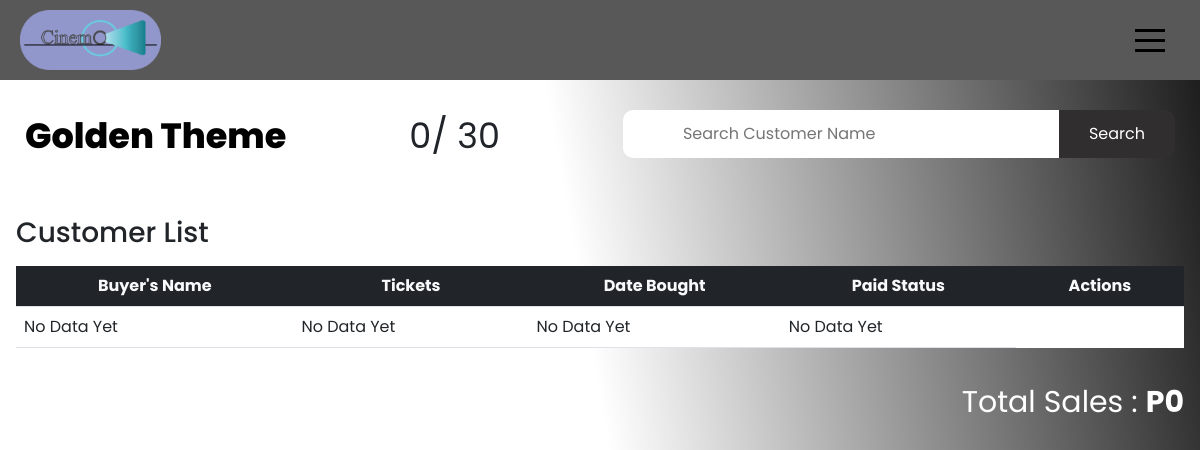
/admin/play.php?request=33 (signed in), run on the app's committed database.
### tables this page shows
CREATE TABLE `theatre_tbl` (
  `play_id` int(255) NOT NULL,
  `play_title` text NOT NULL,
  `play_price` int(255) NOT NULL,
  `play_date` date NOT NULL,
  `play_time` time NOT NULL,
  `play_tickets` int(255) NOT NULL,
  `ticket_total` int(255) NOT NULL
);

### admin/play.php (the view, shortened to what this page needs)
<?php
$conn = mysqli_connect("localhost", "root", "", "tts_db");
?>
<!DOCTYPE html>
<html>
<head>
	<link rel="stylesheet" href="css/play.css">
	<link href="https://cdn.jsdelivr.net/npm/bootstrap@5.2.0-beta1/dist/css/bootstrap.min.css" rel="stylesheet">
	<link rel="stylesheet" href="https://cdnjs.cloudflare.com/ajax/libs/font-awesome/5.15.3/css/all.min.css"/>
	<link rel="stylesheet" href="https://cdnjs.cloudflare.com/ajax/libs/font-awesome/4.7.0/css/font-awesome.min.css">
</head>
<body>
<section class="nav">
	<div class="navigation">
		<div class="image">
		<a href="dashboard.php"><img src="./images/logo.png"></a>
		</div>
		<div class="menubar">
			<div class="box">
			</div>
			<div class="menutoggle">
			</div>
		</div>
	</div>
</section>
<section class="bgd" style="padding-top: 110px;">
	<div class="background">
		<div class="title">
				<p class="dashboardtitle"><?php
					$req=$_GET['request'];
					$s="SELECT * FROM theatre_tbl where play_id='$req'";
					$q=mysqli_query($conn,$s);
					$r=mysqli_fetch_array($q);
					echo $r['play_title'];
			?></p>
		</div>
		<div class="ticketstatus">
			<p>
				<?php echo $r['play_tickets'];?>/
				<?php echo $r['ticket_total'];?>
			</p>
		</div>
		<div class="search-button">
			<form  method="POST"class="example">
					<div class="input-group">
						<input type="text" placeholder="Search Customer Name" name="search" id="custSearch" autocomplete="off">
					</div>
					<div class="input-group">
						<button name= "submit" type="submit" id="button" >Search</button>
					</div>
			</form>
		</div>
	</div>
</section>
<div class="history p-3" id="history">
        <h3 class="pb-2">Customer List</h3>
        <div class="table-responsive" id="no-more-tables">
            <table class="table bg-white">
                <thead class="bg-dark text-light">
                    <tr style="text-align: center;">
						<th>Buyer's Name</th>
						<th>Tickets</th>
						<th>Date Bought</th>
						<th>Paid Status</th>
						<th>Actions</th>
                    </tr>
                </thead>
                <tbody>
				<?php
			 if(isset($_POST['submit']))
				{
					$id = $_POST['search'];
					$sq= "SELECT * from booked_tbl where play_id='$req' && CONCAT (cust_name) like '%".$id."%'" ;
					$search_result=filterTable($sq);
					if(mysqli_num_rows($search_result) > 0)
    				{
      					while ($row = mysqli_fetch_array($search_result))
      					{
							$new_date = date('F d, Y', strtotime($row["cust_date"]));
							if($row['cust_status']==1)
							{
								echo
									'<tr style="text-align: center;">
										<td>'.$row["cust_name"].'</td>
										<td>'.$row["cust_totalTickets"].'</td>
										<td>'.$new_date.'</td>
										<td>Paid</td>
										<td>
											<button class="btn btn-secondary w-50" disabled>Paid</button>
										</td>
									</tr>';
							}else{
								echo
									'<tr style="text-align: center;">
										<td>'.$row["cust_name"].'</td>
										<td>'.$row["cust_totalTickets"].'</td>
										<td>N/A</td>
										<td>Unpaid</td>
										<td>
										<a href="update.php?id='.$row['cust_id'].'&req='.$req.'"><button class="btn btn-primary w-25">Paid</button></a>
										<a href="delete-cust.php?id='.$row['cust_id'].'&req='.$req.'"><button class="btn btn-danger w-25">Delete</button></a>
										</td>
									</tr> ';
							}
						}
						echo "</table>";
					}else{
						echo
						"<tr>
							<td>No Result</td>
							<td>No Result</td>
							<td>No Result</td>
							<td>No Result</td>
						</tr>";
					}
					mysqli_free_result($search_result);
				} else {
   					$sq="SELECT * FROM booked_tbl where play_id='$req' limit ".$r['ticket_total']."";
    				$search_result = filterTable($sq);
      				if(mysqli_num_rows($search_result) > 0){
      					while ($row = mysqli_fetch_array($search_result))
      					{
						$new_date = date('F d, Y', strtotime($row["cust_date"]));
						if($row['cust_status']==1)
							{
								echo
									'<tr  style="text-align: center;">
										<td>'.$row["cust_name"].'</td>
										<td>'.$row["cust_totalTickets"].'</td>
										<td>'.$new_date.'</td>
										<td>Paid</td>
										<td>
											<button class="btn btn-secondary w-50" disabled>Paid</button>
										</td>
									</tr>';
							}else{
								echo
									'<tr  style="text-align: center;">
										<td>'.$row["cust_name"].'</td>
										<td>'.$row["cust_totalTickets"].'</td>
										<td>N/A</td>
										<td>Unpaid</td>
										<td>
											<a href="update.php?id='.$row['cust_id'].'&req='.$req.'"><button class="btn btn-primary w-25">Paid</button></a>
											<a href="delete-cust.php?id='.$row['cust_id'].'&req='.$req.'"><button class="btn btn-danger w-25">Delete</button></a>
										</td>
									</tr> ';
							}
						}
					}else{
						echo
						"<tr>
							<td>No Data Yet</td>
							<td>No Data Yet</td>
							<td>No Data Yet</td>
							<td>No Data Yet</td>
						</tr>";
					}
				}
				function filterTable($sq)
				{
    				$con= mysqli_connect("localhost", "root","","tts_db");
    				$filter_Result = mysqli_query($con, $sq);
    				return $filter_Result;
				}
			?>
                </tbody>
            </table>
    </div>
	<div class="total">
			<p class="ticketsales mt-3">Total Sales : <strong>P<?php
			$total=0;
			echo $total*$r['play_price'];
		?></strong>
		</div>
		<br><br><br><br>
</div>
</body>
</html>

### admin/css/play.css (style rules this page uses)
* { padding: 0; margin: 0; box-sizing: border-box; font-family: 'Poppins', sans-serif; }
body { height: 100vh; background: linear-gradient(80deg, rgba(255, 255, 255, 0.8), rgba(255, 255, 255, 0.6), rgba(0, 0, 0, 0.9)), url('../images/bgd.png'); object-fit: cover; background-size: cover; background-position: center; background-attachment: fixed; }
section { width: 100%; }
.bgd { width: 100%; padding: 25px; display: grid; place-items: center; }
.nav { background: rgba(88, 88, 88); width: 100%; padding: 10px 0; height: 80px; position: fixed; margin-bottom: 80px; z-index: 10000000; }
.navigation { width: 100%; height: 100%; display: flex; justify-content: space-between; padding: 0 20px; }
.navigation .image { height: 60px; display: flex; justify-content: space-between; }
.navigation .image img { height: 100% }
.menubar { height: 70px; width: 130px; display: flex; justify-content: space-between; transition-delay: 0s, 0.6s; position: relative; overflow: hidden; }
.menubar .box { position: relative; width: 70px; height: 60px; display: flex; align-items: center; padding: 10px; }
.menubar .menutoggle { position: relative; cursor: pointer; width: 60px; height: 60px; display: flex; justify-content: center; align-items: center; }
.menubar .menutoggle:before { content: ''; position: absolute; width: 30px; height: 3px; background: #000; transform: translateY(-10px); box-shadow: 0 10px #000; transition: 0.6s; }
.menubar .menutoggle:after { content: ''; position: absolute; width: 30px; height: 3px; background: #000; transform: translateY(10px); transition: 0.6s; }
.bgd { width: 100%; }
.background { display: flex !important; justify-content: space-between !important; align-items: center; width: 100%; }
.ticketstatus { font-size: 35px; }
.search-button { margin-top: -20px; display: flex; justify-content: flex-end; }
.example { display: flex; flex-direction: row; }
.input-group input { outline: none; border: none; border-radius: 10px 0 0 10px; padding: 12px 60px; }
.input-group button { padding: 12px 30px; border: none; border-radius: 0 10px 10px 0; background-color: rgb(48, 46, 46); color: #fff; }
.dashboardtitle { font-size: 35px; color: #000; font-weight: 800; }
#history { position: absolute; bottom: 0; width: 100%; top: 200px; }
table { min-width: max-content; }
.table-responsive { overflow-y: scroll; overflow-x: scroll; height: fit-content; max-height: 60vh; margin: 0 !important; padding: 0 !important; }
.total { text-align: right; font-size: 30px; color: #fff; }

### data on the page
theatre_tbl: play_title "Golden Theme", play_tickets "0", ticket_total "30", $total*$r['play_price'] "0"
